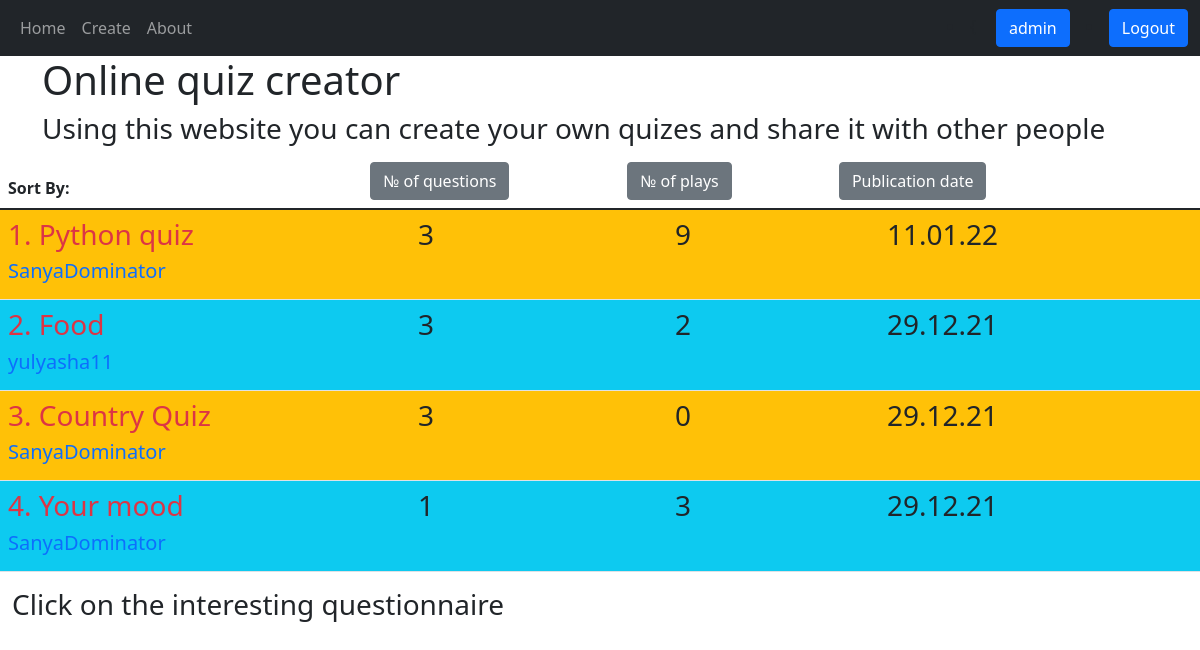
The app's page / (signed in) with its own data.
### quiz/models.py (models this page shows, shortened)
class Quiz(models.Model):
    user = models.ForeignKey(User, on_delete=models.CASCADE)
    quiz_name = models.CharField(max_length=200)
    '''
    def getUsername(self):
        return self.user.username
    username = getUsername
    quiz_image = models.ImageField(upload_to=f'user_images/{username}/{quiz_name}/')
    '''
    pub_date = models.DateTimeField('Publication date')

### quiz/views.py (the view)
# urls.py: path('', views.index, name='index'),
def index(request):
    quiz_list_time = Quiz.objects.order_by('-pub_date')
    quiz_dict = []
    play_list = Play.objects.all()
    question_list = Question.objects.all()
    for quiz in quiz_list_time:
        quiz_dict.append([quiz, quiz.pub_date.strftime('%d.%m.%y'), 0, 0])
    for j in range(len(quiz_list_time)):
        for play in play_list:
            if play.quiz_id == quiz_list_time[j].id:
                quiz_dict[j][2] += 1
    for j in range(len(quiz_list_time)):
        for question in question_list:
            if question.quiz_id == quiz_list_time[j].id:
                quiz_dict[j][3] += 1
    sorted_quiz_plays = sorted(quiz_dict, key=lambda x: x[2], reverse=True)
    quiz_plays = sorted_quiz_plays[::-1]
    sorted_quiz_length = sorted(quiz_dict, key=lambda x: x[3], reverse=True)
    quiz_length = sorted_quiz_length[::-1]
    quiz_time = quiz_dict[::-1]
    return render(request, 'quiz/index.html', context={'quiz_plays_descending': sorted_quiz_plays, 'quiz_length_descending': sorted_quiz_length, 'quiz_time_descending': quiz_dict, 'quiz_plays_ascending': quiz_plays, 'quiz_length_ascending': quiz_length, 'quiz_time_ascending': quiz_time})

### quiz/templates/quiz/index.html (shortened to what this page needs)
<!DOCTYPE html>
{% extends 'quiz/base.html' %}
{% block body_content %}
    <div class="container">
        <h1>Online quiz creator</h1>
        <h3>Using this website you can create your own quizes and share it with other people</h3>
    </div>
    <div id="quiz_list">
        <table class="table">
        <thead>
        <tr>
            <th>Sort By:</th>
            <th><a href="#" onclick="byLength()" style="text-decoration: none" class="btn btn-secondary">№ of questions</a></th>
            <th><a href="#" onclick="byPlays()" style="text-decoration: none" class="btn btn-secondary">№ of plays</a></th>
            <th><a href="#" onclick="byTime()" style="text-decoration: none" class="btn btn-secondary">Publication date</a></th>
        </tr>
        </thead>
        <tbody>
            {% for quiz in quiz_time_descending %}
                <tr class="{% cycle 'bg-warning' 'bg-info' %}">
                    <td>
                        <a href="{% url 'quiz:play' quiz.0.id%}" style="text-decoration: none"><h3 class="text-danger card-title">{{ forloop.counter }}. {{ quiz.0.quiz_name }}</h3></a>
                        <a href="{% url 'quiz:profile' quiz.0.user.id%}" style="text-decoration: none"><h5>{{ quiz.0.user.username }}</h5></a>
                    </td>
                    <td><h3 class="mx-5">{{ quiz.3 }}</h3></td>
                    <td><h3 class="mx-5">{{ quiz.2 }}</h3></td>
                    <td><h3 class="mx-5">{{ quiz.1 }}</h3></td>
                </tr>
            {% endfor %}
        </tbody>
        </table>
    </div>
    <div class="container-fluid mt-3">
        <h3>Click on the interesting questionnaire</h3>
    </div>
{% endblock %}

### quiz/templates/quiz/base.html (shortened to what this page needs)
<!DOCTYPE html>
<html lang="en">
<head>
    <link href="https://cdn.jsdelivr.net/npm/bootstrap@5.1.2/dist/css/bootstrap.min.css" rel="stylesheet">
</head>
<body>
{% load static %}
<link rel="stylesheet" href="{% static 'quiz/style.css' %}">
<nav class="navbar navbar-expand-sm bg-dark navbar-dark">
        <div class="container-fluid">
            <ul class="navbar-nav">
                <li class="nav-item">
                    <a class="nav-link" href="{% url 'quiz:index' %}">Home</a>
                </li>
                <li class="nav-item">
                    <a class="nav-link" href="{% url 'quiz:create' %}">Create</a>
                </li>
                <li class="nav-item">
                    <a class="nav-link" href="{% url 'quiz:about' %}">About</a>
                </li>
            </ul>
            <div class="d-flex">
                {% if user.is_authenticated %}
                    <li class="nav-item">{
                        <a class="btn btn-primary mx-3" href="{% url 'quiz:profile' user.id%}">{{ user.get_username }}</a></li>
                    <li class="nav-item">
                        <a class="btn btn-primary" href="{% url 'logout'%}?next={{request.path}}">Logout</a>
                    </li>
                {% endif %}
                </div>
        </div>
</nav>
{% block body_content %}{% endblock %}
</body>
</html>

### records on screen
Quiz: quiz_name "Python quiz", user.username "SanyaDominator", quiz "3", quiz "9", quiz "11.01.22"
Quiz: quiz_name "Food", user.username "yulyasha11", quiz "3", quiz "2", quiz "29.12.21"
Quiz: quiz_name "Country Quiz", user.username "SanyaDominator", quiz "3", quiz "0", quiz "29.12.21"
Quiz: quiz_name "Your mood", user.username "SanyaDominator", quiz "1", quiz "3", quiz "29.12.21"

### other values on screen
{{ user.get_username }} "admin"
